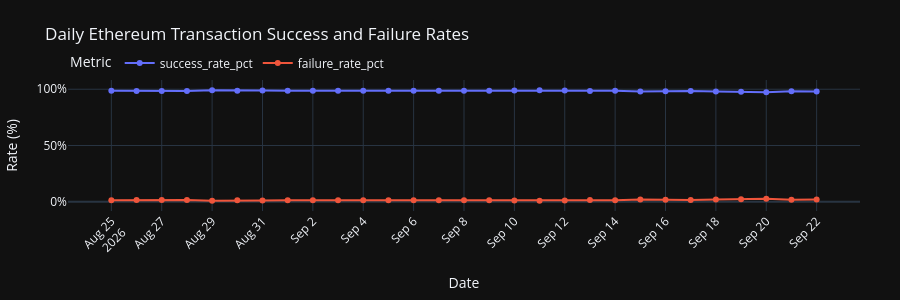

This figure's notebook cell:
### Markdown cell above
## Visualization - Daily Success and Failure Rate

### Code cell
import plotly.express as px

fig = px.line(
    complete_days,
    x="date",
    y=["success_rate_pct", "failure_rate_pct"],
    markers=True,
    title="Daily Ethereum Transaction Success and Failure Rates",
    labels={
        "date": "Date",
        "value": "Rate (%)",
        "variable": "Metric"
    },
    template="plotly_dark"
)

fig.update_layout(
    hovermode="x unified",
    height=300,
    margin=dict(l=60, r=40, t=80, b=80),
    legend=dict(
        orientation="h",
        yanchor="bottom",
        y=1.02,
        xanchor="left",
        x=0
    ),
    xaxis=dict(
        tickangle=-45,
        nticks=20
    ),
    yaxis=dict(
        ticksuffix="%",
        title="Rate (%)"
    )
)

fig.update_traces(
    marker=dict(size=6),
    hovertemplate="%{y:.2f}%<extra></extra>"
)

fig.update_xaxes(
    fixedrange=False  # Allow zooming and panning along the x-axis
)

fig.update_yaxes(
    fixedrange=True  # Prevent zooming and panning along the y-axis
)

fig.show()

### Figure 1 — Plotly figure (JSON) as saved in the notebook; plotly's stock layout.template omitted (floating-point values rounded to 4 significant figures)
{"data": [{"hovertemplate": "%{y:.2f}%<extra></extra>", "legendgroup": "success_rate_pct", "line": {"color": "#636efa", "dash": "solid"}, "marker": {"size": 6, "symbol": "circle"}, "mode": "lines+markers", "name": "success_rate_pct", "orientation": "v", "showlegend": true, "type": "scatter", "x": ["2026-08-25T00:00:00", "2026-08-26T00:00:00", "2026-08-27T00:00:00", "2026-08-28T00:00:00", "2026-08-29T00:00:00", "2026-08-30T00:00:00", "2026-08-31T00:00:00", "2026-09-01T00:00:00", "2026-09-02T00:00:00", "2026-09-03T00:00:00", "2026-09-04T00:00:00", "2026-09-05T00:00:00", "2026-09-06T00:00:00", "2026-09-07T00:00:00", "2026-09-08T00:00:00", "2026-09-09T00:00:00", "2026-09-10T00:00:00", "2026-09-11T00:00:00", "2026-09-12T00:00:00", "2026-09-13T00:00:00", "2026-09-14T00:00:00", "2026-09-15T00:00:00", "2026-09-16T00:00:00", "2026-09-17T00:00:00", "2026-09-18T00:00:00", "2026-09-19T00:00:00", "2026-09-20T00:00:00", "2026-09-21T00:00:00", "2026-09-22T00:00:00"], "xaxis": "x", "y": [98.64, 98.5, 98.54, 98.5, 99.03, 98.66, 98.81, 98.76, 98.55, 98.6, 98.65, 98.6, 98.6, 98.65, 98.6, 98.73, 98.86, 99.06, 98.78, 98.43, 98.72, 97.95, 98.23, 98.4, 97.99, 97.68, 97.31, 98.21, 98.09], "yaxis": "y"}, {"hovertemplate": "%{y:.2f}%<extra></extra>", "legendgroup": "failure_rate_pct", "line": {"color": "#EF553B", "dash": "solid"}, "marker": {"size": 6, "symbol": "circle"}, "mode": "lines+markers", "name": "failure_rate_pct", "orientation": "v", "showlegend": true, "type": "scatter", "x": ["2026-08-25T00:00:00", "2026-08-26T00:00:00", "2026-08-27T00:00:00", "2026-08-28T00:00:00", "2026-08-29T00:00:00", "2026-08-30T00:00:00", "2026-08-31T00:00:00", "2026-09-01T00:00:00", "2026-09-02T00:00:00", "2026-09-03T00:00:00", "2026-09-04T00:00:00", "2026-09-05T00:00:00", "2026-09-06T00:00:00", "2026-09-07T00:00:00", "2026-09-08T00:00:00", "2026-09-09T00:00:00", "2026-09-10T00:00:00", "2026-09-11T00:00:00", "2026-09-12T00:00:00", "2026-09-13T00:00:00", "2026-09-14T00:00:00", "2026-09-15T00:00:00", "2026-09-16T00:00:00", "2026-09-17T00:00:00", "2026-09-18T00:00:00", "2026-09-19T00:00:00", "2026-09-20T00:00:00", "2026-09-21T00:00:00", "2026-09-22T00:00:00"], "xaxis": "x", "y": [1.364, 1.501, 1.464, 1.503, 0.9745, 1.342, 1.19, 1.24, 1.451, 1.397, 1.35, 1.398, 1.399, 1.354, 1.401, 1.268, 1.143, 0.9442, 1.222, 1.569, 1.279, 2.048, 1.767, 1.598, 2.006, 2.315, 2.691, 1.785, 1.913], "yaxis": "y"}], "layout": {"height": 300, "hovermode": "x unified", "legend": {"orientation": "h", "title": {"text": "Metric"}, "tracegroupgap": 0, "x": 0, "xanchor": "left", "y": 1.02, "yanchor": "bottom"}, "margin": {"b": 80, "l": 60, "r": 40, "t": 80}, "title": {"text": "Daily Ethereum Transaction Success and Failure Rates"}, "xaxis": {"anchor": "y", "domain": [0, 1], "fixedrange": false, "nticks": 20, "tickangle": -45, "title": {"text": "Date"}}, "yaxis": {"anchor": "x", "domain": [0, 1], "fixedrange": true, "ticksuffix": "%", "title": {"text": "Rate (%)"}}}}
